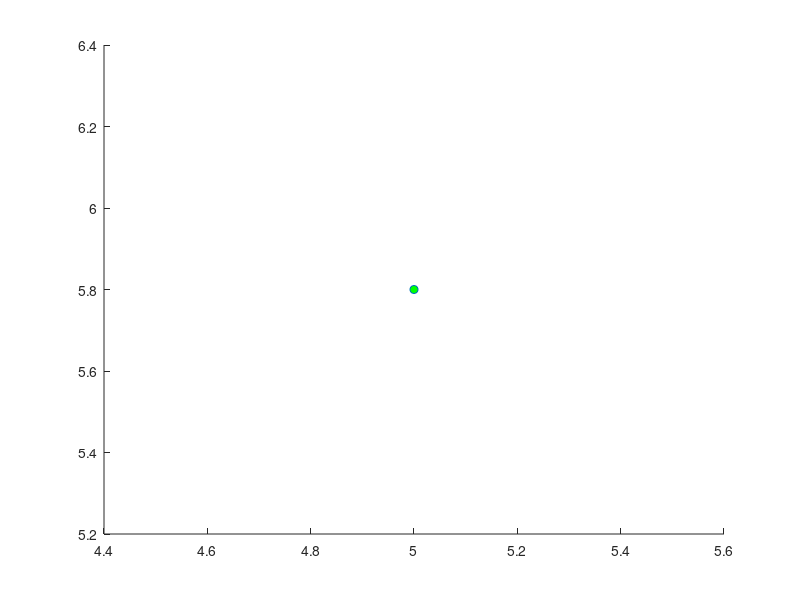

MATLAB code for this plot:

travel = [1,1,1,1,1,1,1,1];

A = [5,10]; B = [12,10];
C = [-3,1]; E = [5,2];

x12 = A(1); y12 = A(2);
x22 = B(1); y22 = B(2);

for i = 1:1

    x11 = E(1); y11 = E(2);
    x21 = C(1); y21 = C(2);

%     %Line 1
%     x11 = 5;                            % Line 1 - Point 1 (x)
%     y11 = 2;                            % Line 1 - Point 1 (y)
% 
%     x12 = 5;                            % Line 1 - Point 2 (x)
%     y12 = 10;                           % Line 1 - Point 2 (y)

    m1 = (y12 - y11) / (x12 - x11);     % Line 1 Gradient

    if isinf(m1)
        x1 = x11*ones(1,(y12-y11)+1);
        y1 = y11:1:y12;
        c1 = x11;
    elseif m1 == 0
        y1 = y11*ones(1,(x12-x11)+1);
        x1 = x11:1:x12;
        c1 = y11;
    else
        x1 = x11:1:x12;                 % Line 1 x values
        c1 = y11 - m1*x11;              % Line 1 y intersect
        y1 = m1 * x1 + c1;              % Line 1 y values
    end


    % Line 2
%     x21 = -3;                           % Line 2 - Point 1 (x)
%     y21 = 1;                           % Line 2 - Point 1 (y)
% 
%     x22 = 12;                           % Line 2 - Point 2 (x)
%     y22 = 10;                           % Line 2 - Point 2 (y)

    m2 = (y22 - y21) / (x22 - x21);     % Line 2 Gradient

    if isinf(m2)
        x2 = x21*ones(1,(y22-y21)+1);
        y2 = y21:1:y22;
        c2 = x21;
    elseif m2 == 0
        y2 = y21*ones(1,(x22-x21)+1);
        x2 = x21:1:x22;
        c2 = y21;
    else
        x2 = x21:1:x22;                 % Line 1 x values
        c2 = y21 - m2*x21;              % Line 1 y intersect
        y2 = m2 * x2 + c2;              % Line 1 y values
    end

    a1 = (c1*y11 - c1*y12) / (x11*y12 - x12*y11);

    if isnan(a1)
        a1 = 1;
    end

    b1 = (a1*x12 + c1) / y12;

    a2 = (c2*y21 - c2*y22) / (x21*y22 - x22*y21);

    if isnan(a2)
        a2 = 1;
    end

    b2 = (a2*x22 + c2) / y22;

    x_int = (b1*c2 - b2*c1) / (a1*b2 - a2*b1);
    y_int = (a1*c2 - a2*c1) / (a1*b2 - a2*b1);

    scatter(x_int, y_int, 'bo', 'markerfacecolor', 'green')

end